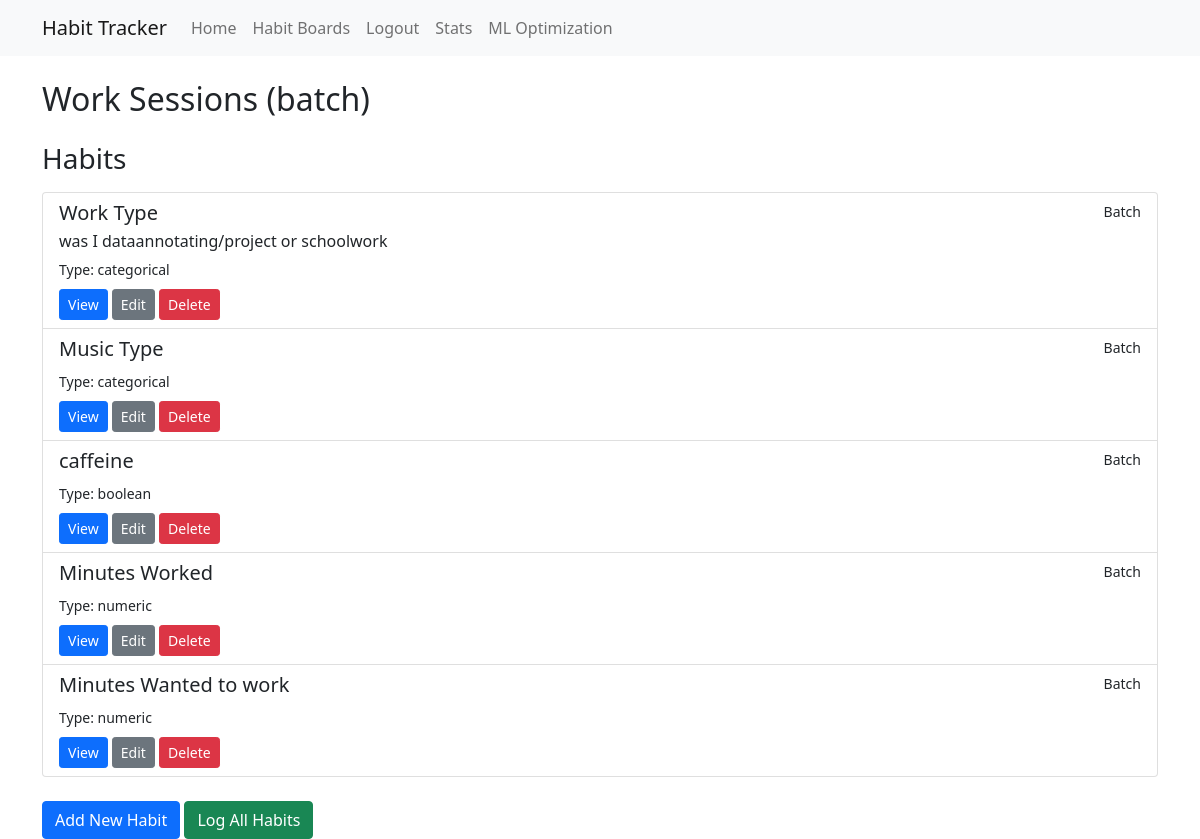
Screenshot of /board/2 (signed in) with the database file from the repository.
### tables this page shows
CREATE TABLE habit_boards (
    id INTEGER PRIMARY KEY AUTOINCREMENT,
    user_id INTEGER NOT NULL,
    name TEXT NOT NULL,
    description TEXT,
    board_type TEXT NOT NULL CHECK(board_type IN ('time-series', 'batch')),
    created TIMESTAMP NOT NULL DEFAULT CURRENT_TIMESTAMP,
    FOREIGN KEY (user_id) REFERENCES users (id)
);

CREATE TABLE habits (
    id INTEGER PRIMARY KEY AUTOINCREMENT,
    user_id INTEGER NOT NULL,
    board_id INTEGER NOT NULL,
    name TEXT NOT NULL,
    description TEXT,
    frequency TEXT, -- can be NULL for batch habits
    variable_type TEXT NOT NULL CHECK(variable_type IN ('boolean', 'numeric', 'categorical')),
    created TIMESTAMP NOT NULL DEFAULT CURRENT_TIMESTAMP,
    FOREIGN KEY (user_id) REFERENCES users (id),
    FOREIGN KEY (board_id) REFERENCES habit_boards (id)
);

### app.py (the view)
@app.route('/board/<int:board_id>')
@login_required
def view_board(board_id):
    conn = get_db_connection()
    board = conn.execute('SELECT * FROM habit_boards WHERE id = ? AND user_id = ?',
                         (board_id, session['user_id'])).fetchone()
    habits = conn.execute('SELECT * FROM habits WHERE board_id = ?', (board_id,)).fetchall()
    conn.close()
    return render_template('view_board.html', board=board, habits=habits)

### app.py (called while the page is built)
def get_db_connection():
    conn = sqlite3.connect('habits.db')
    conn.row_factory = sqlite3.Row
    return conn

def login_required(f):
    @wraps(f)
    def decorated_function(*args, **kwargs):
        if 'user_id' not in session:
            return redirect(url_for('login'))
        return f(*args, **kwargs)
    return decorated_function

### templates/view_board.html (shortened to what this page needs)
{% extends "base.html" %}
{% block content %}
<h2 class="mb-4">{{ board['name'] }} ({{ board['board_type'] }})</h2>
<h3 class="mt-4 mb-3">Habits</h3>
<div class="list-group mb-4">
{% for habit in habits %}
    <div class="list-group-item">
        <div class="d-flex w-100 justify-content-between">
            <h5 class="mb-1">{{ habit['name'] }}</h5>
            <small>{{ habit['frequency'] if habit['frequency'] else 'Batch' }}</small>
        </div>
        <p class="mb-1">{{ habit['description'] }}</p>
        <small>Type: {{ habit['variable_type'] }}</small>
        <div class="mt-2">
            <a href="{{ url_for('view_habit', habit_id=habit['id']) }}" class="btn btn-sm btn-primary">View</a>
            <a href="{{ url_for('edit_habit', habit_id=habit['id']) }}" class="btn btn-sm btn-secondary">Edit</a>
            <form method="post" action="{{ url_for('delete_habit', habit_id=habit['id']) }}" style="display: inline;">
                <button type="submit" class="btn btn-sm btn-danger" onclick="return confirm('Are you sure you want to delete this habit?');">Delete</button>
            </form>
        </div>
    </div>
{% endfor %}
</div>
<a href="{{ url_for('add_habit', board_id=board['id']) }}" class="btn btn-primary">Add New Habit</a>
{% if board['board_type'] == 'batch' %}
    <a href="{{ url_for('log_all_habits', board_id=board['id']) }}" class="btn btn-success ml-2">Log All Habits</a>
{% endif %}
{% endblock %}

### rows the page displays
habit_boards: name "Work Sessions", board_type "batch"
habits: name "Work Type", habit "Batch", description "was I dataannotating/project or schoolwork", variable_type "categorical"
habits: name "Music Type", habit "Batch", variable_type "categorical"
habits: name "caffeine", habit "Batch", variable_type "boolean"
habits: name "Minutes Worked", habit "Batch", variable_type "numeric"
habits: name "Minutes Wanted to work", habit "Batch", variable_type "numeric"
